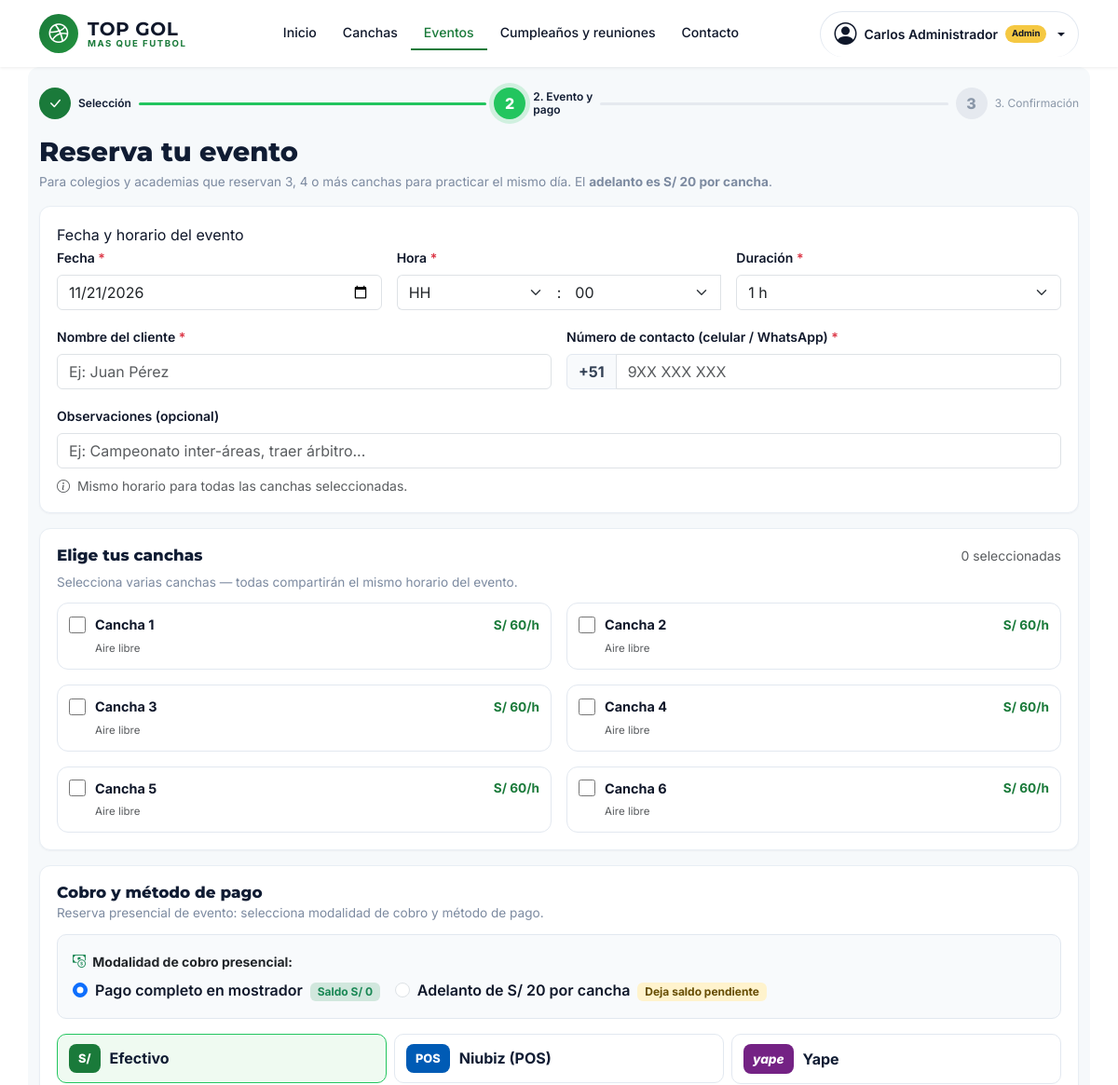
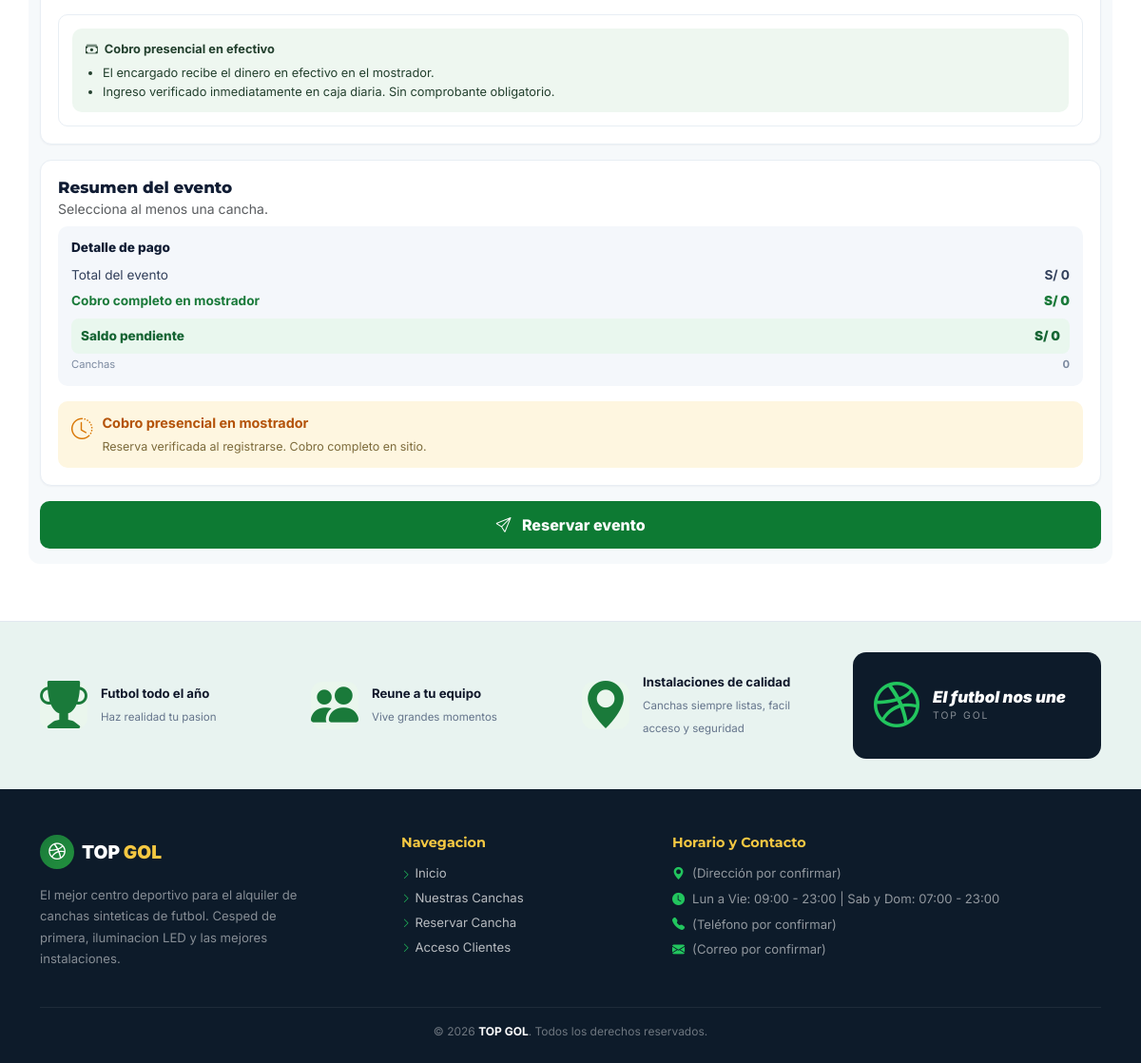
Page /evento (signed in) on the committed database (2 pictures, top to bottom).
### tables this page shows
CREATE TABLE IF NOT EXISTS `canchas` (
  `id`          INT NOT NULL AUTO_INCREMENT,
  `nombre`      VARCHAR(100) NOT NULL,
  `descripcion` TEXT DEFAULT NULL,
  `precio_hora` DECIMAL(10,2) NOT NULL,
  `capacidad`   INT NOT NULL,
  `tipo`        ENUM('futbol_5','futbol_7','futbol_11') NOT NULL DEFAULT 'futbol_5',
  `iluminacion` TINYINT(1) NOT NULL DEFAULT 1,
  `techada`     TINYINT(1) NOT NULL DEFAULT 0,
  `estado`      ENUM('disponible','mantenimiento') NOT NULL DEFAULT 'disponible',
  `created_at`  TIMESTAMP NOT NULL DEFAULT CURRENT_TIMESTAMP,
  `updated_at`  TIMESTAMP NOT NULL DEFAULT CURRENT_TIMESTAMP ON UPDATE CURRENT_TIMESTAMP,
  PRIMARY KEY (`id`)
);

### app/Views/reservas/evento.php (the view, shortened to what the rows shown need)
<?php
$esAdminView = function_exists('isAdmin') && isAdmin();
$hoyStr = date('Y-m-d');
$tg = eventosTextos()['futbol_grupos'] ?? [];
$old = $_SESSION['old_evento'] ?? [];
$oldHora = (string)($old['hora'] ?? '');
$oldM = $oldHora !== '' ? substr($oldHora, 3, 2) : '';
$oldCanchas = array_map('intval', (array)($old['canchas_ids'] ?? []));
?>
<div class="container py-3 pago-page">
    <div class="stepper" aria-label="Progreso de reserva">
        <div class="step done"><span class="dot"><i class="bi bi-check-lg"></i></span><span class="lbl">Selección</span></div>
        <span class="line done" aria-hidden="true"></span>
        <div class="step active" aria-current="step"><span class="dot">2</span><span class="lbl"><span class="lbl-full">2. Evento y<br>pago</span><span class="lbl-short">Evento</span></span></div>
        <span class="line" aria-hidden="true"></span>
        <div class="step"><span class="dot">3</span><span class="lbl"><span class="lbl-full">3. Confirmación</span><span class="lbl-short">Confirmación</span></span></div>
    </div>
    <div class="d-flex align-items-start justify-content-between gap-3 flex-wrap mb-3">
        <div>
            <h1 class="pago-h1">Reserva tu evento</h1>
            <p class="pago-sub"><?= htmlspecialchars((string)($tg['descripcion'] ?? '')) ?> El <strong>adelanto es S/ 20 por cancha</strong>.</p>
        </div>
    </div>
    <form action="<?= url('/evento/guardar') ?>" method="POST" enctype="multipart/form-data" class="needs-validation" id="formEvento" novalidate>
        <div class="pago-card mb-3">
            <div class="pago-card-title">Fecha y horario del evento</div>
            <div class="row g-3">
                <div class="col-md-4">
                    <label for="fecha" class="form-label fw-semibold small">Fecha <span class="text-danger">*</span></label>
                    <input type="date" class="form-control" id="fecha" name="fecha" min="<?= $hoyStr ?>" value="<?= htmlspecialchars((string)($old['fecha'] ?? $hoyStr)) ?>" required>
                </div>
                <div class="col-md-4">
                    <label class="form-label fw-semibold small">Hora <span class="text-danger">*</span></label>
                    <div class="input-group">
                        <select class="form-select" id="horaVal" style="border-right:none;" required>
                            <option value="">HH</option>
                        </select>
                        <span class="input-group-text bg-white border-start-0 border-end-0 px-1">:</span>
                        <select class="form-select" id="minVal" style="border-left:none;" required>
                            <?php foreach (reservaMinutosInicio() as $mm): ?>
                                <option value="<?= $mm ?>" <?= $oldM === $mm ? 'selected' : '' ?>><?= $mm ?></option>
                            <?php endforeach; ?>
                        </select>
                    </div>
                </div>
                <div class="col-md-4">
                    <label for="duracion" class="form-label fw-semibold small">Duración <span class="text-danger">*</span></label>
                    <select class="form-select" id="duracion" name="duracion" required>
                        <?php
                        $durOpcionesEvt = [0.5, 1, 1.5, 2, 2.5, 3, 3.5, 4, 5, 6];
                        foreach ($durOpcionesEvt as $d):
                            $lbl = formatoDuracionHoras((float)$d);
                        ?>
                            <option value="<?= $d ?>" <?= (isset($old['duracion']) ? (float)$old['duracion'] === (float)$d : $d == 1) ? 'selected' : '' ?>><?= $lbl ?></option>
                        <?php endforeach; ?>
                    </select>
                </div>
                <?php if ($esAdminView): ?>
                <div class="col-md-6">
                    <label for="cliente_nombre" class="form-label fw-semibold small">Nombre del cliente <span class="text-danger">*</span></label>
                    <input type="text" class="form-control" id="cliente_nombre" name="cliente_nombre" placeholder="Ej: Juan Pérez" value="<?= htmlspecialchars((string)($old['cliente_nombre'] ?? '')) ?>" required>
                </div>
                                <div class="col-md-6">
                    <label for="contacto_telefono" class="form-label fw-semibold small">Número de contacto (celular / WhatsApp) <span class="text-danger">*</span></label>
                    <div class="input-group">
                        <span class="input-group-text" style="background:#f8fafc; font-weight:700; color:#334155; border-color:#e2e8f0;">+51</span>
                        <input type="tel" class="form-control" id="contacto_telefono" name="contacto_telefono" placeholder="9XX XXX XXX" value="<?= htmlspecialchars((string)preg_replace('/^\+51\s*/', '', (string)($old['contacto_telefono'] ?? ''))) ?>" required>
                    </div>
                </div>
                <?php endif; ?>
                <div class="col-12">
                    <label for="observaciones" class="form-label fw-semibold small">Observaciones (opcional)</label>
                    <input type="text" class="form-control" id="observaciones" name="observaciones" placeholder="Ej: Campeonato inter-áreas, traer árbitro..." value="<?= htmlspecialchars((string)($old['observaciones'] ?? '')) ?>">
                </div>
            </div>
            <small class="text-muted d-block mt-2"><i class="bi bi-info-circle me-1"></i> Mismo horario para todas las canchas seleccionadas.</small>
        </div>
        <div class="pago-card mb-3">
            <div class="d-flex align-items-center justify-content-between flex-wrap gap-2 mb-2">
                <h2 class="pago-h2 mb-0">Elige tus canchas</h2>
                <small class="text-muted"><span id="selCount">0</span> seleccionadas</small>
            </div>
            <p class="pago-text">Selecciona varias canchas — todas compartirán el mismo horario del evento.</p>
            <div class="row g-3" id="canchasGrid">
                <?php foreach ($canchas as $c): ?>
                    <?php $tid = (int)$c['id']; ?>
                    <div class="col-md-6">
                        <label class="cancha-evt" style="display:block; border:1.5px solid #e2e8f0; border-radius:12px; padding:12px; cursor:pointer; transition:all .15s;">
                            <span style="display:flex; align-items:center; gap:10px;">
                                <input type="checkbox" name="canchas_ids[]" value="<?= $tid ?>" class="chk-cancha" data-precio="<?= $c['precio_hora'] ?>" data-nombre="<?= htmlspecialchars($c['nombre']) ?>" <?= in_array($tid, $oldCanchas, true) ? 'checked' : '' ?> style="width:18px;height:18px;">
                                <strong style="font-size:.9rem;"><?= htmlspecialchars($c['nombre']) ?></strong>
                                <span class="ms-auto fw-bold" style="color:#1a7a3a; font-size:.85rem;">S/ <?= number_format((float)$c['precio_hora'], 0) ?>/h</span>
                            </span>
                            <span class="text-muted" style="font-size:.72rem; margin-left:28px;"><?= !empty($c['techada']) ? 'Techada' : 'Aire libre' ?></span>
                        </label>
                    </div>
                <?php endforeach; ?>
            </div>
        </div>
        <div class="pago-card mb-3">
            <?php if ($esAdminView): ?>
                <h2 class="pago-h2">Cobro y método de pago</h2>
                <p class="pago-text">Reserva presencial de evento: selecciona modalidad de cobro y método de pago.</p>
                <div class="p-3 mb-3" style="background:#f8fafc; border:1px solid #e2e8f0; border-radius:10px;">
                    <label class="form-label fw-bold small text-dark mb-2"><i class="bi bi-cash-coin me-1 text-success"></i> Modalidad de cobro presencial:</label>
                    <div class="d-flex gap-3 flex-wrap">
                        <div class="form-check">
                            <input class="form-check-input" type="radio" name="tipo_cobro" id="tipoCobroEvtCompleto" value="completo" checked onchange="cambiarTipoCobroEvt('completo')">
                            <label class="form-check-label fw-semibold" for="tipoCobroEvtCompleto">
                                Pago completo en mostrador <span class="badge bg-success-subtle text-success ms-1">Saldo S/ 0</span>
                            </label>
                        </div>
                        <div class="form-check">
                            <input class="form-check-input" type="radio" name="tipo_cobro" id="tipoCobroEvtAdelanto" value="adelanto" onchange="cambiarTipoCobroEvt('adelanto')">
                            <label class="form-check-label fw-semibold" for="tipoCobroEvtAdelanto">
                                Adelanto de S/ 20 por cancha <span class="badge bg-warning-subtle text-warning-emphasis ms-1">Deja saldo pendiente</span>
                            </label>
                        </div>
                    </div>
                </div>
            <?php else: ?>
                <h2 class="pago-h2">Pago del adelanto</h2>
                <p class="pago-text">Adelanto habitual de <strong>S/ 20 por cada cancha</strong> seleccionada mediante Yape. Luego sube tu comprobante.</p>
            <?php endif; ?>
            <div class="row g-2 mb-3">
                <?php if ($esAdminView): ?>
                    <div class="col-4"><button type="button" class="metodo-btn active" id="btnEfectivo" onclick="elegirMetodoEvt('efectivo')"><span class="logo-metodo" style="background:#1a7a3a;">S/</span> Efectivo</button></div>
                    <div class="col-4"><button type="button" class="metodo-btn" id="btnNiubiz" onclick="elegirMetodoEvt('niubiz')"><span class="logo-metodo" style="background:#005bb5;">POS</span> Niubiz (POS)</button></div>
                    <div class="col-4"><button type="button" class="metodo-btn" id="btnYape" onclick="elegirMetodoEvt('yape')"><span class="yape-logo">yape</span> Yape</button></div>
                <?php else: ?>
                    <div class="col-12"><button type="button" class="metodo-btn active" id="btnYape" onclick="elegirMetodoEvt('yape')" style="cursor:default;"><span class="yape-logo">yape</span> Yape — Adelanto S/ 20 por cancha</button></div>
                <?php endif; ?>
            </div>
            <?php if ($esAdminView): ?>
                <div class="pago-panel" id="panelEfectivo">
                    <div class="pago-importante" style="background:#eef7f0;">
                        <div class="fw-bold mb-1"><i class="bi bi-cash-stack me-1"></i> Cobro presencial en efectivo</div>
                        <ul class="mb-0">
                            <li>El encargado recibe el dinero en efectivo en el mostrador.</li>
                            <li>Ingreso verificado inmediatamente en caja diaria. Sin comprobante obligatorio.</li>
                        </ul>
                    </div>
                </div>
            <?php endif; ?>
        </div>
        <div class="pago-card mb-3">
            <h2 class="pago-h2">Resumen del evento</h2>
            <div id="resumenLista" class="small text-muted mb-2">Selecciona al menos una cancha.</div>
            <div class="resumen-pago">
                <div class="rp-title">Detalle de pago</div>
                <div class="rp-row"><span>Total del evento</span><strong id="resTotal">S/ 0</strong></div>
                <div class="rp-row verde"><span id="resAdelantoLbl">Adelanto requerido (hoy)</span><strong id="resAdelanto">S/ 0</strong></div>
                <div class="rp-row saldo"><span>Saldo pendiente</span><strong id="resSaldo">S/ 0</strong></div>
                <div class="rp-row" style="font-size:.7rem; color:#7c8aa0;"><span>Canchas</span><strong id="resCanchas">0</strong></div>
            </div>
            <div class="resumen-alerta mt-3">
                <span class="ra-ico"><i class="bi bi-clock-history"></i></span>
                <span><strong id="resAlertaTitle">Revisión de Pago</strong><small id="resAlertaText">Tu reserva se confirma cuando se verifique tu comprobante.</small></span>
            </div>
        </div>
        <button type="submit" class="btn-enviar"> <i class="bi bi-send me-2"></i> Reservar evento</button>
    </form>
</div>

### app/Core/Router.php (shortened to what the rows shown need)
<?php
class Router {
    private array $rutas = [
        'GET'  => [],
        'POST' => []
    ];
    private function registrar(string $metodo, string $ruta, string $accion, array $middlewares): void {
        $rutaNormalizada = '/' . trim($ruta, '/');
        preg_match_all('/\{([a-zA-Z0-9_]+)\}/', $rutaNormalizada, $matches);
        $nombresParametros = $matches[1] ?? [];
        $regex = preg_replace('/\{[a-zA-Z0-9_]+\}/', '([^/]+)', $rutaNormalizada);
        $regexFinal = '#^' . $regex . '$#';
        $this->rutas[$metodo][] = [
            'ruta'        => $rutaNormalizada,
            'regex'       => $regexFinal,
            'accion'      => $accion,
            'params'      => $nombresParametros,
            'middlewares' => $middlewares
        ];
    }
    public function dispatch(): void {
        $metodo = $_SERVER['REQUEST_METHOD'] ?? 'GET';
        $uri = $this->obtenerRutaActual();
        foreach ($this->rutas[$metodo] as $rutaInfo) {
            if (preg_match($rutaInfo['regex'], $uri, $matches)) {
                array_shift($matches);
                $this->ejecutarAccion($rutaInfo['accion'], $matches);
                return;
            }
        }
    }
    private function obtenerRutaActual(): string {
        if (!empty($_GET['url']) && $_GET['url'] !== 'index.php') {
            $uri = '/' . trim((string)$_GET['url'], '/');
            $uri = preg_replace('#^/public(/|$)#', '$1', $uri);
            $uri = '/' . trim($uri, '/');
            return $uri === '//' ? '/' : $uri;
        }
        $requestUri = $_SERVER['REQUEST_URI'] ?? '/';
        $requestUri = preg_replace('#^/public(/|$)#', '$1', $requestUri);
        $requestUri = preg_replace('#^/index\.php(/|$)#', '$1', $requestUri);
        $uri = '/' . trim($requestUri, '/');
        return $uri === '//' ? '/' : $uri;
    }
    private function ejecutarAccion(string $accion, array $params): void {
        [$controladorNombre, $metodo] = explode('@', $accion);
        $controlador = new $claseCompleta();
        call_user_func_array([$controlador, $metodo], $params);
    }
}

### rows in the picture
canchas: nombre "Cancha 1", precio_hora "60", techada "Aire libre"
canchas: nombre "Cancha 2", precio_hora "60", techada "Aire libre"
canchas: nombre "Cancha 3", precio_hora "60", techada "Aire libre"
canchas: nombre "Cancha 4", precio_hora "60", techada "Aire libre"
canchas: nombre "Cancha 5", precio_hora "60", techada "Aire libre"
canchas: nombre "Cancha 6", precio_hora "60", techada "Aire libre"

### other values in the picture
form field value "00"
form field duracion "1 h"
